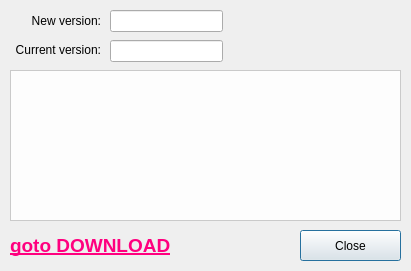
<?xml version="1.0" encoding="UTF-8"?>
<ui version="4.0">
 <class>Dlg_CheckUpdate</class>
 <widget class="QDialog" name="Dlg_CheckUpdate">
  <property name="geometry">
   <rect>
    <x>0</x>
    <y>0</y>
    <width>411</width>
    <height>271</height>
   </rect>
  </property>
  <property name="minimumSize">
   <size>
    <width>411</width>
    <height>271</height>
   </size>
  </property>
  <property name="maximumSize">
   <size>
    <width>411</width>
    <height>271</height>
   </size>
  </property>
  <property name="windowTitle">
   <string>New version found</string>
  </property>
  <widget class="QLabel" name="label">
   <property name="geometry">
    <rect>
     <x>10</x>
     <y>40</y>
     <width>91</width>
     <height>20</height>
    </rect>
   </property>
   <property name="text">
    <string>Current version:</string>
   </property>
   <property name="alignment">
    <set>Qt::AlignRight|Qt::AlignTrailing|Qt::AlignVCenter</set>
   </property>
  </widget>
  <widget class="QLabel" name="label_2">
   <property name="geometry">
    <rect>
     <x>10</x>
     <y>10</y>
     <width>91</width>
     <height>21</height>
    </rect>
   </property>
   <property name="text">
    <string>New version:</string>
   </property>
   <property name="alignment">
    <set>Qt::AlignRight|Qt::AlignTrailing|Qt::AlignVCenter</set>
   </property>
  </widget>
  <widget class="QLineEdit" name="editOld">
   <property name="geometry">
    <rect>
     <x>110</x>
     <y>40</y>
     <width>113</width>
     <height>22</height>
    </rect>
   </property>
   <property name="readOnly">
    <bool>true</bool>
   </property>
  </widget>
  <widget class="QLineEdit" name="editNew">
   <property name="geometry">
    <rect>
     <x>110</x>
     <y>10</y>
     <width>113</width>
     <height>22</height>
    </rect>
   </property>
   <property name="readOnly">
    <bool>true</bool>
   </property>
  </widget>
  <widget class="QPushButton" name="btnOK">
   <property name="geometry">
    <rect>
     <x>300</x>
     <y>230</y>
     <width>101</width>
     <height>31</height>
    </rect>
   </property>
   <property name="cursor">
    <cursorShape>PointingHandCursor</cursorShape>
   </property>
   <property name="text">
    <string>Close</string>
   </property>
  </widget>
  <widget class="QLabel" name="label_3">
   <property name="geometry">
    <rect>
     <x>10</x>
     <y>230</y>
     <width>181</width>
     <height>31</height>
    </rect>
   </property>
   <property name="text">
    <string>&lt;html&gt;&lt;head/&gt;&lt;body&gt;&lt;p&gt;&lt;a href=&quot;https://obsproject.com/forum/resources/versus-c-obs-scoreboard.1339/&quot;&gt;&lt;span style=&quot; font-size:14pt; font-weight:700; text-decoration: underline; color:#ff007f;&quot;&gt;goto DOWNLOAD&lt;/span&gt;&lt;/a&gt;&lt;/p&gt;&lt;/body&gt;&lt;/html&gt;</string>
   </property>
   <property name="openExternalLinks">
    <bool>true</bool>
   </property>
  </widget>
  <widget class="QPlainTextEdit" name="releaseNotes">
   <property name="geometry">
    <rect>
     <x>10</x>
     <y>70</y>
     <width>391</width>
     <height>151</height>
    </rect>
   </property>
   <property name="styleSheet">
    <string notr="true">background-color: rgba(255, 255, 255, 230);</string>
   </property>
   <property name="horizontalScrollBarPolicy">
    <enum>Qt::ScrollBarAlwaysOff</enum>
   </property>
   <property name="readOnly">
    <bool>true</bool>
   </property>
  </widget>
 </widget>
 <layoutdefault spacing="6" margin="11"/>
 <resources/>
 <connections/>
</ui>
